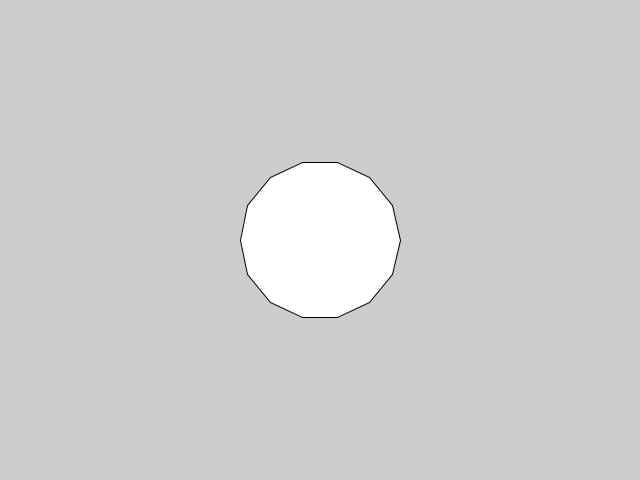
Frame 1 (no input)
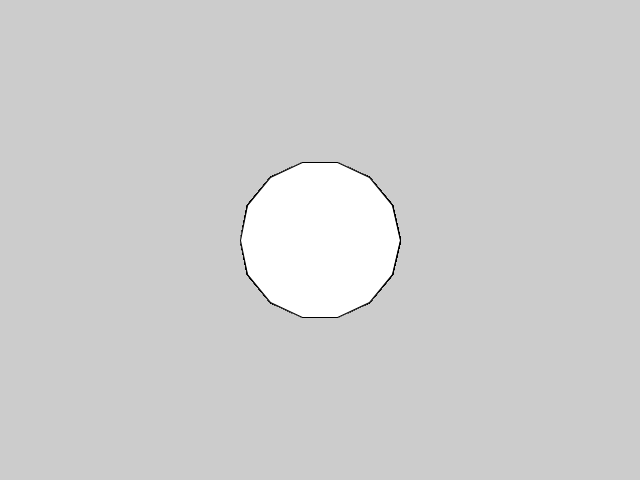
Frame 60 (the mouse pressed at the canvas centre just before this capture)
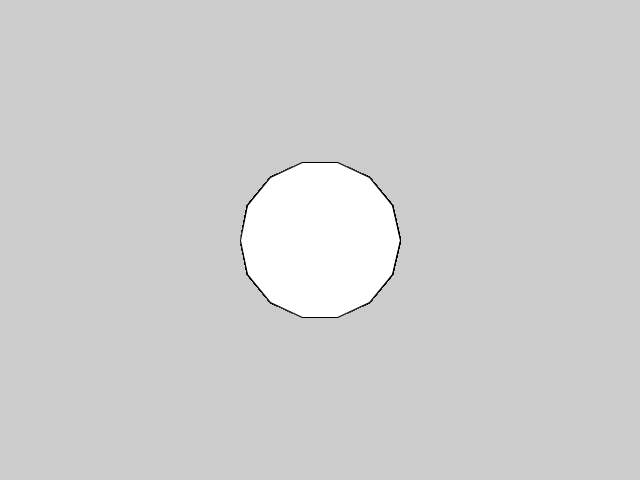
Frame 120 (the mouse held since frame 60 and released just before this capture)

The Processing sketch that drew these frames (run headless with seeded random() and noise(); from frame 60 on, the mouse is pressed at the canvas centre):

// Processing sketch: nested_array
// ── nested_array.pde
Rock rock;

void setup() {
  size(640, 480);
  rock = new Rock(width / 2, height / 2);
}

void draw() {
  rock.display();
}
// ── rock.pde
class Rock {
  PVector location;
  
  float theta;
  float r = 80;
  float scl = 14;

  Rock(float _x, float _y) {
    theta = 2 * PI / scl;
    location = new PVector(_x, _y);
  }
  
  void display() {
        //ellipse(location.x, location.y, 2 * r, 2 * r);
    beginShape();

    for (float i = 0; i < 2 * PI; i += theta) {
      float x = r * cos(i);
      float y = r * sin(i);
      
      vertex(x + location.x, y + location.y);
    }
    
    /*vertex(45, 43);
    vertex(81, 10);
    vertex(90, 140);
    vertex(10, 10);*/
    
    endShape(CLOSE);
  }
}
